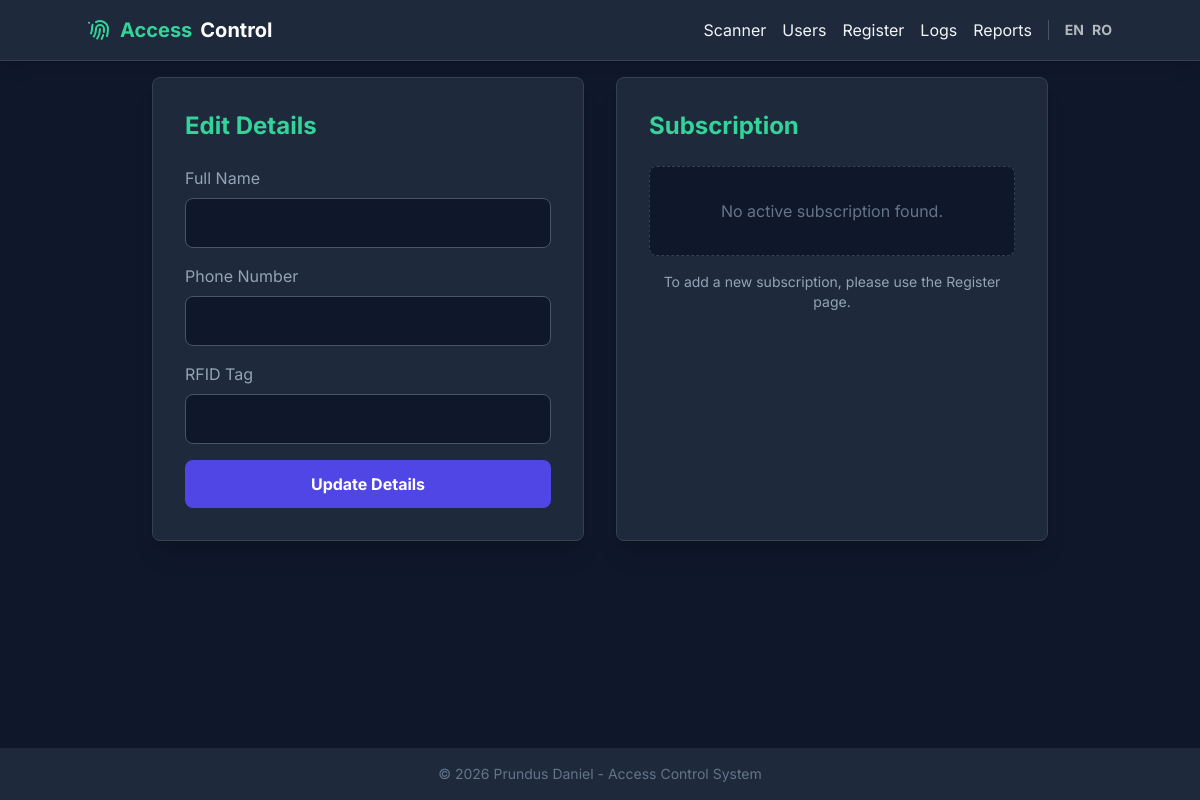
/user/17/edit, run on an earlier commit of the app's database.
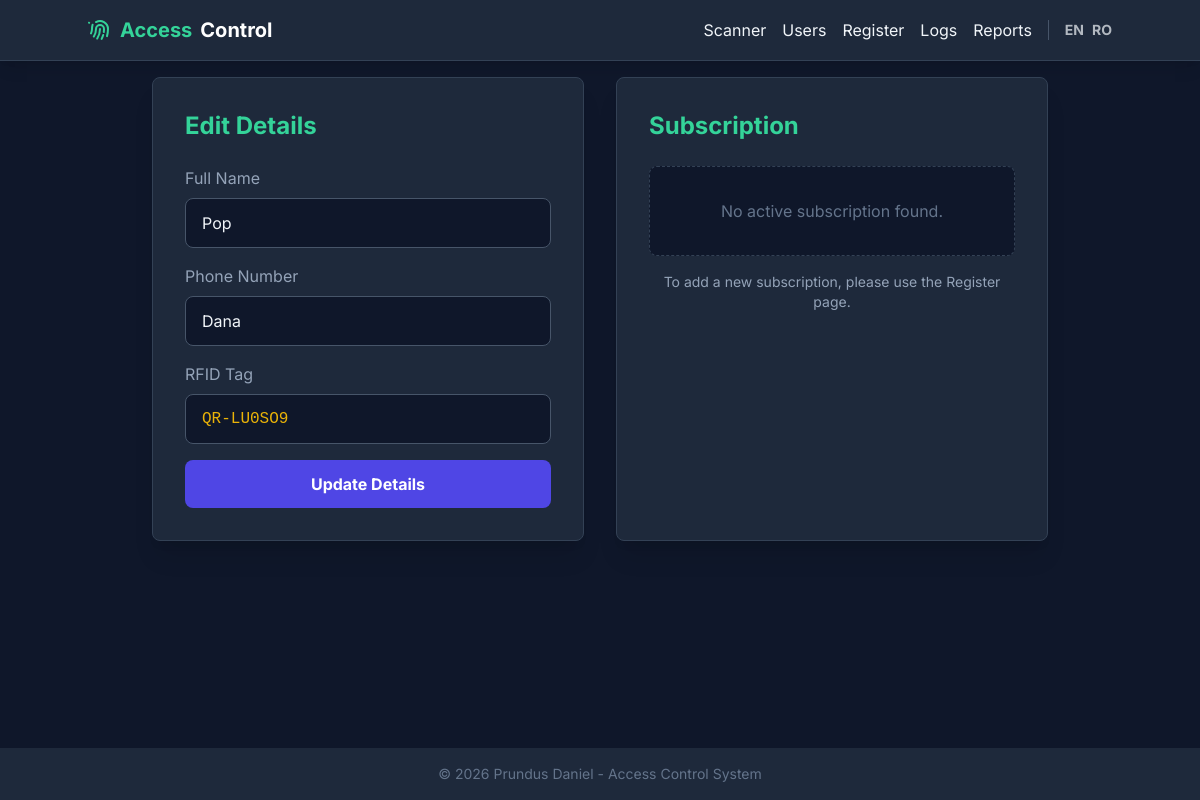
And on a later commit of the database.
### database.py (models this page shows)
class User(db.Model):
    __tablename__ = 'users'
    id = db.Column(db.Integer, primary_key=True)
    name = db.Column(db.String, nullable=False)
    phone = db.Column(db.String, nullable=False, unique=True)
    rfid_tag = db.Column(db.String, nullable=False, unique=True)
    created_at = db.Column(db.DateTime, default=datetime.datetime.utcnow)

### app.py (the view, shortened to what this page needs)
@app.route('/user/<int:user_id>/edit', methods=['GET', 'POST'])
def edit_user(user_id):
    user = database.get_user_by_id(user_id)
    sub = database.get_active_subscription(user_id)
    return render_template('edit_user.html', user=user, sub=sub)

### app.py (called while the page is built)
def get_locale():
    return session.get('lang', 'en')

### database.py (called while the page is built)
def dict_helper(obj):
    if obj is None:
        return None
    return {c.name: getattr(obj, c.name) for c in obj.__table__.columns}

def get_user_by_id(user_id):
    user = User.query.get(user_id)
    return dict_helper(user)

def get_active_subscription(user_id):
    sub_data = db.session.query(ActiveSubscription, SubscriptionType)\
        .join(SubscriptionType, ActiveSubscription.type_id == SubscriptionType.id)\
        .filter(ActiveSubscription.user_id == user_id)\
        .filter(ActiveSubscription.end_date >= datetime.date.today())\
        .order_by(ActiveSubscription.end_date.desc())\
        .first()
    if sub_data:
        sub, sub_type = sub_data
        s_dict = dict_helper(sub)
        s_dict['sub_name'] = sub_type.name
        return s_dict
    return None

### templates/edit_user.html
{% extends "layout.html" %}
{% block content %}
<div class="max-w-4xl mx-auto grid grid-cols-1 md:grid-cols-2 gap-8">
    <div class="bg-slate-800 rounded-lg shadow-xl p-8 border border-slate-700">
        <h2 class="text-2xl font-bold mb-6 text-emerald-400">{{ _('Edit Details') }}</h2>
        <form method="POST" action="/user/{{ user['id'] }}/edit" class="space-y-4">
            <div>
                <label class="block text-slate-400 mb-2">{{ _('Full Name') }}</label>
                <input type="text" name="name" value="{{ user['name'] }}" required
                    class="w-full bg-slate-900 border border-slate-600 rounded-lg px-4 py-3 focus:outline-none focus:border-emerald-500 transition">
            </div>
            <div>
                <label class="block text-slate-400 mb-2">{{ _('Phone Number') }}</label>
                <input type="tel" name="phone" value="{{ user['phone'] }}" required
                    class="w-full bg-slate-900 border border-slate-600 rounded-lg px-4 py-3 focus:outline-none focus:border-emerald-500 transition">
            </div>
            <div>
                <label class="block text-slate-400 mb-2">{{ _('RFID Tag') }}</label>
                <input type="text" name="rfid_tag" value="{{ user['rfid_tag'] }}" required
                    class="w-full bg-slate-900 border border-slate-600 rounded-lg px-4 py-3 focus:outline-none focus:border-emerald-500 transition font-mono text-yellow-500">
            </div>
            <button type="submit"
                class="w-full bg-indigo-600 hover:bg-indigo-500 text-white font-bold py-3 rounded-lg transition duration-200 mt-4">
                {{ _('Update Details') }}
            </button>
        </form>
    </div>
    <div class="bg-slate-800 rounded-lg shadow-xl p-8 border border-slate-700">
        <h2 class="text-2xl font-bold mb-6 text-emerald-400">{{ _('Subscription') }}</h2>
        {% if sub %}
        <div class="mb-6 p-4 bg-slate-900 rounded-lg border border-slate-700">
            <p class="text-slate-400 text-sm">{{ _('Current Plan') }}</p>
            <p class="text-xl font-bold text-white">{{ _(sub['sub_name']) }}</p>
            <div class="mt-4 flex justify-between text-sm">
                <div>
                    <p class="text-slate-500">{{ _('Starts') }}</p>
                    <p class="text-slate-300">{{ sub['start_date'] }}</p>
                </div>
                <div class="text-right">
                    <p class="text-slate-500">{{ _('Ends') }}</p>
                    <p class="text-emerald-400 font-bold">{{ sub['end_date'] }}</p>
                </div>
            </div>
        </div>
        {% else %}
        <div class="p-8 text-center text-slate-500 bg-slate-900 rounded-lg border border-dashed border-slate-700">
            {{ _('No active subscription found.') }}
        </div>
        <div class="mt-4 text-center">
            <p class="text-sm text-slate-400">{{ _('To add a new subscription, please use the Register page.') }}</p>
        </div>
        {% endif %}
    </div>
</div>
{% endblock %}

What changed in the data, as far as the page shows it:
added User: name "Pop", phone "Dana", rfid_tag "QR-LU0SO9"
